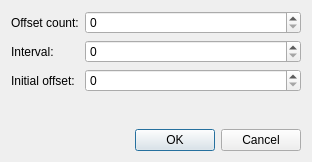
<?xml version="1.0" encoding="UTF-8"?>
<ui version="4.0">
 <class>AddOffsetsDialog</class>
 <widget class="QDialog" name="AddOffsetsDialog">
  <property name="geometry">
   <rect>
    <x>0</x>
    <y>0</y>
    <width>312</width>
    <height>162</height>
   </rect>
  </property>
  <property name="maximumSize">
   <size>
    <width>450</width>
    <height>190</height>
   </size>
  </property>
  <property name="windowTitle">
   <string>Create offsets</string>
  </property>
  <property name="modal">
   <bool>true</bool>
  </property>
  <layout class="QVBoxLayout" name="verticalLayout">
   <item>
    <layout class="QFormLayout" name="formLayout">
     <property name="fieldGrowthPolicy">
      <enum>QFormLayout::AllNonFixedFieldsGrow</enum>
     </property>
     <item row="1" column="0">
      <widget class="QLabel" name="offsetCountLabel">
       <property name="text">
        <string>Offset count:</string>
       </property>
      </widget>
     </item>
     <item row="1" column="1">
      <widget class="QSpinBox" name="offsetCountSpinBox">
       <property name="minimum">
        <number>0</number>
       </property>
       <property name="maximum">
        <number>999</number>
       </property>
      </widget>
     </item>
     <item row="2" column="1">
      <widget class="QSpinBox" name="intervalSpinBox">
       <property name="maximum">
        <number>359</number>
       </property>
      </widget>
     </item>
     <item row="2" column="0">
      <widget class="QLabel" name="intervalLabel">
       <property name="text">
        <string>Interval:</string>
       </property>
      </widget>
     </item>
     <item row="3" column="0">
      <widget class="QLabel" name="initialOffsetLabel">
       <property name="text">
        <string>Initial offset:</string>
       </property>
      </widget>
     </item>
     <item row="3" column="1">
      <widget class="QSpinBox" name="initialOffsetSpinBox"/>
     </item>
    </layout>
   </item>
   <item>
    <widget class="QDialogButtonBox" name="buttonBox">
     <property name="orientation">
      <enum>Qt::Horizontal</enum>
     </property>
     <property name="standardButtons">
      <set>QDialogButtonBox::Cancel|QDialogButtonBox::Ok</set>
     </property>
    </widget>
   </item>
  </layout>
 </widget>
 <tabstops>
  <tabstop>offsetCountSpinBox</tabstop>
  <tabstop>intervalSpinBox</tabstop>
  <tabstop>initialOffsetSpinBox</tabstop>
 </tabstops>
 <resources/>
 <connections>
  <connection>
   <sender>buttonBox</sender>
   <signal>accepted()</signal>
   <receiver>AddOffsetsDialog</receiver>
   <slot>accept()</slot>
   <hints>
    <hint type="sourcelabel">
     <x>248</x>
     <y>254</y>
    </hint>
    <hint type="destinationlabel">
     <x>157</x>
     <y>274</y>
    </hint>
   </hints>
  </connection>
  <connection>
   <sender>buttonBox</sender>
   <signal>rejected()</signal>
   <receiver>AddOffsetsDialog</receiver>
   <slot>reject()</slot>
   <hints>
    <hint type="sourcelabel">
     <x>316</x>
     <y>260</y>
    </hint>
    <hint type="destinationlabel">
     <x>286</x>
     <y>274</y>
    </hint>
   </hints>
  </connection>
 </connections>
</ui>
